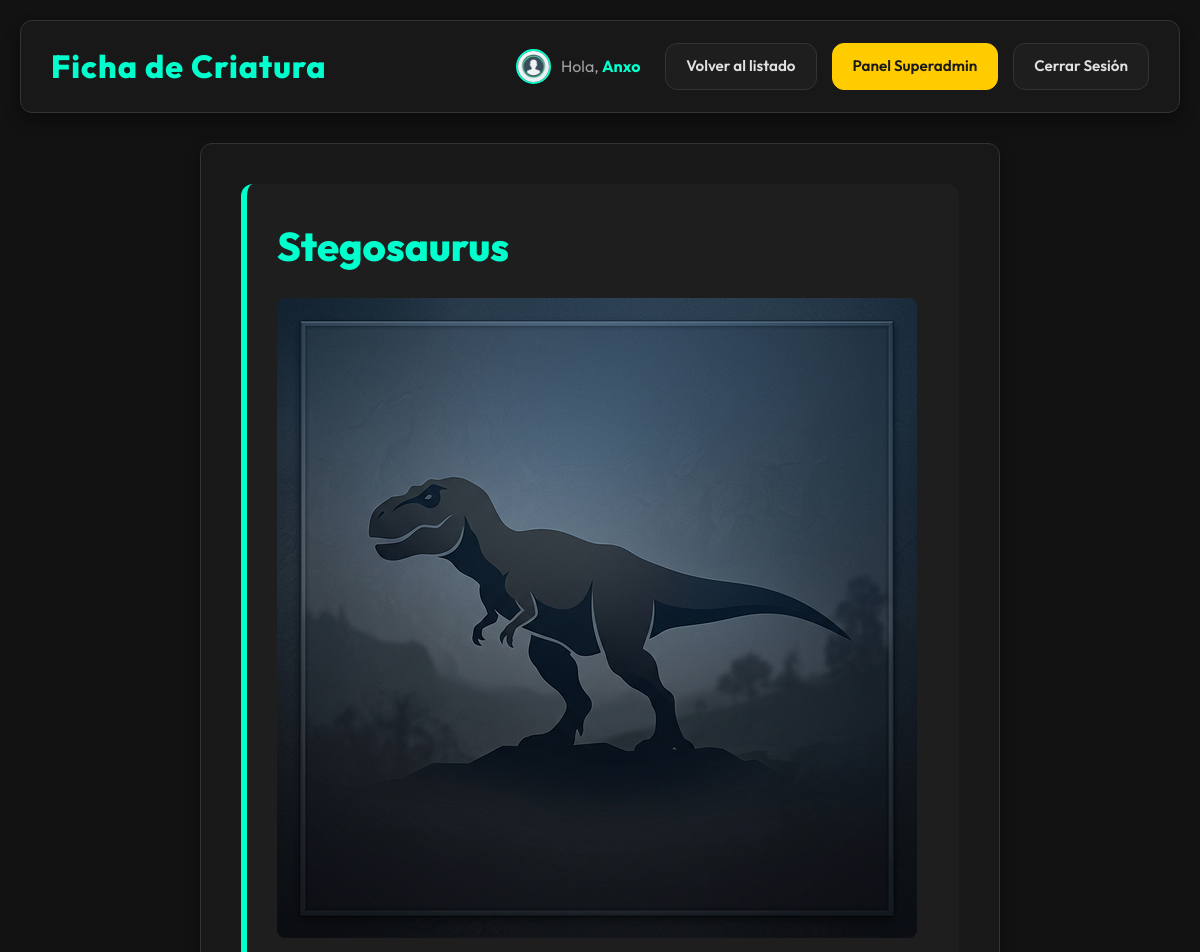
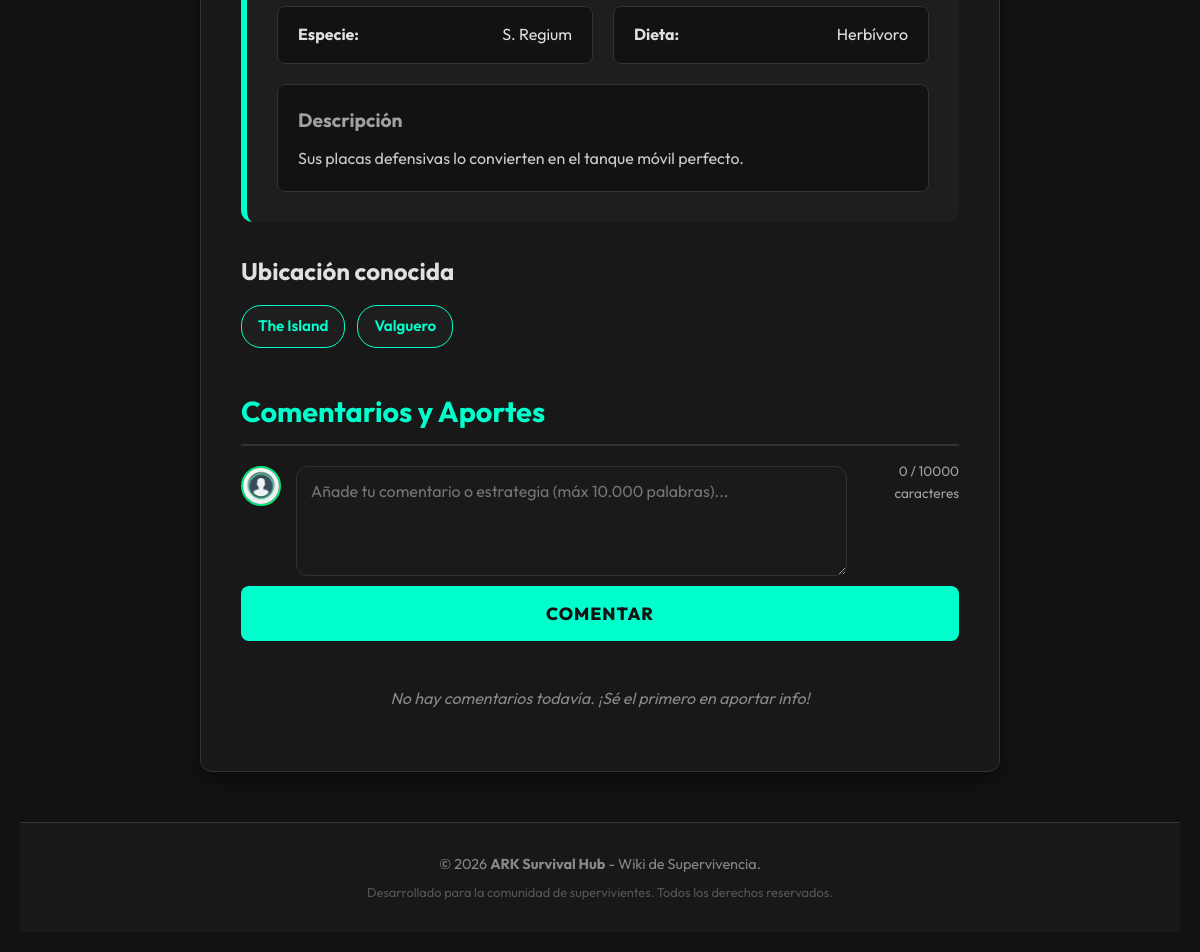
Screenshot of /detalle.php?id=3 (signed in) with the database file from the repository (2 pictures, top to bottom).
### tables this page shows
CREATE TABLE `dinosaurios` (
  `id` int(11) NOT NULL AUTO_INCREMENT,
  `nombre` varchar(100) NOT NULL,
  `especie` varchar(100) DEFAULT NULL,
  `dieta` varchar(50) DEFAULT NULL,
  `imagen` varchar(255) DEFAULT 'default_dino.jpg',
  `descripcion` text DEFAULT NULL,
  PRIMARY KEY (`id`),
  UNIQUE KEY `nombre` (`nombre`)
);

CREATE TABLE `mapas` (
  `id` int(11) NOT NULL AUTO_INCREMENT,
  `nombre_mapa` varchar(100) NOT NULL,
  `descripcion` text DEFAULT NULL,
  PRIMARY KEY (`id`)
);

### detalle.php (the view, shortened to what this page needs)
<?php
include 'config/db.php';
$id = isset($_GET['id']) ? $_GET['id'] : 1;
$sql_dino = "SELECT * FROM dinosaurios WHERE id = :id";
$stmt = $conexion->prepare($sql_dino);
$stmt->bindParam(':id', $id);
$stmt->execute();
$dino = $stmt->fetch(PDO::FETCH_ASSOC);
$sql_mapas = "SELECT m.nombre_mapa
              FROM mapas m
              INNER JOIN dino_mapas dm ON m.id = dm.mapa_id
              WHERE dm.dino_id = :id";
$stmt_mapas = $conexion->prepare($sql_mapas);
$stmt_mapas->bindParam(':id', $id);
$stmt_mapas->execute();
$mapas = $stmt_mapas->fetchAll(PDO::FETCH_ASSOC);
$comentarios_por_pagina = 10;
$pagina_actual = isset($_GET['p']) && is_numeric($_GET['p']) ? (int)$_GET['p'] : 1;
$offset = ($pagina_actual - 1) * $comentarios_por_pagina;
$sql_count = "SELECT COUNT(*) FROM comentarios WHERE dino_id = :id AND respuesta_a IS NULL";
$stmt_count = $conexion->prepare($sql_count);
$stmt_count->bindParam(':id', $id);
$stmt_count->execute();
$total_comentarios = $stmt_count->fetchColumn();
$total_paginas = ceil($total_comentarios / $comentarios_por_pagina);
$sql_comments = "SELECT c.*, u.nick, u.rol, u.foto_perfil
                 FROM comentarios c
                 JOIN usuarios u ON c.usuario_id = u.id
                 WHERE c.dino_id = :id AND c.respuesta_a IS NULL
                 ORDER BY c.id DESC
                 LIMIT :limit OFFSET :offset";
$stmt_comments = $conexion->prepare($sql_comments);
$stmt_comments->bindParam(':id', $id, PDO::PARAM_INT);
$stmt_comments->bindParam(':limit', $comentarios_por_pagina, PDO::PARAM_INT);
$stmt_comments->bindParam(':offset', $offset, PDO::PARAM_INT);
$stmt_comments->execute();
$comentarios = $stmt_comments->fetchAll(PDO::FETCH_ASSOC);
$respuestas = [];
?>
<!DOCTYPE html>
<html lang="es">
<head>
    <link rel="stylesheet" href="assets/css/estilos.css?v=1.3">
</head>
<body>
    <?php
    include 'includes/header.php';
    ?>
    <main class="contenedor-detalle">
        <section class="ficha-principal">
            <h2 class="nombre-dino"><?php echo htmlspecialchars($dino['nombre']); ?></h2>
            <?php if(!empty($dino['imagen'])): ?>
                <div class="dino-img-detalle" style="text-align: center; margin-bottom: 20px;">
                    <?php
                    $src_dino_d = (strpos($dino['imagen'], 'http') === 0) ? $dino['imagen'] : "assets/img/dinos/" . $dino['imagen'];
                    ?>
                    <img src="<?php echo htmlspecialchars($src_dino_d); ?>" alt="<?php echo htmlspecialchars($dino['nombre']); ?>" style="max-width: 100%; border-radius: 8px;" onerror="this.src='assets/img/dinos/default_dino.jpg'">
                </div>
            <?php endif; ?>
            <div class="info-grid">
                <div class="dato">
                    <strong>Especie:</strong>
                    <span><?php echo htmlspecialchars($dino['especie']); ?></span>
                </div>
                <div class="dato">
                    <strong>Dieta:</strong>
                    <span><?php echo htmlspecialchars($dino['dieta']); ?></span>
                </div>
            </div>
            <?php if(!empty($dino['descripcion'])): ?>
                <div class="dino-descripcion" style="margin-top: 20px;">
                    <h3>Descripción</h3>
                    <p style="white-space: pre-wrap; color: #ccc;"><?php echo htmlspecialchars($dino['descripcion']); ?></p>
                </div>
            <?php endif; ?>
        </section>
        <section class="seccion-mapas">
            <h3>Ubicación conocida</h3>
            <div class="lista-mapas">
                <?php if (count($mapas) > 0): ?>
                    <?php foreach ($mapas as $mapa): ?>
                        <span class="tag-mapa"><?php echo htmlspecialchars($mapa['nombre_mapa']); ?></span>
                    <?php
    endforeach; ?>
                <?php
else: ?>
                    <p class="sin-datos">No se han registrado avistamientos en los mapas actuales.</p>
                <?php
endif; ?>
            </div>
        </section>
        <section id="comentarios" class="seccion-comentarios" style="margin-top: 40px;">
            <h3>Comentarios y Aportes</h3>
            <?php if (isset($_SESSION['usuario_id'])): ?>
                <form action="actions/procesar_comentario.php" method="POST" class="form-ark" style="margin-bottom: 25px;" id="form-comentario">
                    <div style="display: flex; gap: 15px; margin-bottom: 10px;">
                        <?php
                        $foto_mismo = $_SESSION['foto_perfil'] ?? 'default.png';
                        $src_mismo = (strpos($foto_mismo, 'http') === 0) ? $foto_mismo : "assets/img/perfil/" . $foto_mismo;
                        ?>
                        <img src="<?php echo htmlspecialchars($src_mismo); ?>"
                             alt="Mi Perfil"
                             class="avatar-comentario"
                             style="width: 40px; height: 40px; border-radius: 50%; object-fit: cover; border: 2px solid var(--success-color); flex-shrink: 0;"
                             onerror="this.src='assets/img/perfil/default.png'">
                        <textarea name="texto" required placeholder="Añade tu comentario o estrategia (máx 10.000 palabras)..." rows="4" style="width: 100%; border-radius: var(--radius);"></textarea>
                    </div>
                    <button type="submit" class="boton-insertar">Comentar</button>
                </form>
            <?php else: ?>
                <p style="background-color: #333; padding: 10px; border-radius: 5px; text-align: center;">Debes <a href="login.php" style="color: #4CAF50;">iniciar sesión</a> para dejar un comentario.</p>
            <?php endif; ?>
            <div class="comentarios-lista">
                <?php if (count($comentarios) > 0): ?>
                    <?php foreach ($comentarios as $c): ?>
                        <div class="comentario <?php echo ($c['rol'] === 'admin' || $c['rol'] === 'superadmin') ? 'comentario-admin' : ''; ?>">
                            <div class="comentario-header">
                                <div style="display: flex; align-items: center; gap: 10px;">
                                    <?php
                                    $foto_c = $c['foto_perfil'] ?? 'default.png';
                                    $src_c = (strpos($foto_c, 'http') === 0) ? $foto_c : "assets/img/perfil/" . $foto_c;
                                    $can_moderate = isset($_SESSION['p_moderar']) && $_SESSION['p_moderar'] == 1 && $_SESSION['usuario_id'] != $c['usuario_id'] && $c['rol'] !== 'superadmin';
                                    ?>
                                    <?php if ($can_moderate): ?>
                                        <a href="admin/moderar_usuario.php?id=<?php echo $c['usuario_id']; ?>" title="Moderar a <?php echo htmlspecialchars($c['nick']); ?>" style="display: flex; align-items: center; gap: 10px; text-decoration: none; color: inherit;">
                                    <?php endif; ?>
                                    <img src="<?php echo htmlspecialchars($src_c); ?>"
                                         alt="Avatar"
                                         class="avatar-comentario"
                                         onerror="this.src='assets/img/perfil/default.png'">
                                    <strong class="comentario-nick <?php echo ($c['rol'] === 'admin' || $c['rol'] === 'superadmin') ? 'nick-admin' : ''; ?>">
                                        <?php echo htmlspecialchars($c['nick']); ?> <?php echo ($c['rol'] === 'admin' || $c['rol'] === 'superadmin') ? '🛡️' : ''; ?>
                                    </strong>
                                    <?php if ($can_moderate): ?>
                                        </a>
                                    <?php endif; ?>
                                </div>
                                <div class="d-flex align-center gap-10">
                                    <?php if (isset($_SESSION['is_admin']) && $_SESSION['is_admin'] === true): ?>
                                        <button type="button" class="btn-nav f-08" style="padding: 4px 10px; border-color: var(--accent); color: var(--accent);" onclick="prepararRespuesta(<?php echo $c['id']; ?>, '<?php echo addslashes($c['nick']); ?>')">Contestar</button>
                                    <?php endif; ?>
                                    <?php if(isset($_SESSION['usuario_id']) && (($_SESSION['is_admin'] ?? false) === true || $_SESSION['usuario_id'] == $c['usuario_id'])): ?>
                                        <form action="actions/borrar_comentario.php" method="POST" style="display: inline;">
                                            <input type="hidden" name="csrf_token" value="<?php echo $_SESSION['csrf_token']; ?>">
                                            <input type="hidden" name="comentario_id" value="<?php echo $c['id']; ?>">
                                            <input type="hidden" name="dino_id" value="<?php echo $dino['id']; ?>">
                                            <button type="submit" onclick="return confirm('¿Borrar este comentario?');" class="btn-borrar-comentario">Eliminar</button>
                                        </form>
                                    <?php endif; ?>
                                </div>
                            </div>
                            <p class="comentario-texto"><?php echo nl2br(htmlspecialchars($c['texto'])); ?></p>
                        </div>
                        <?php if (isset($respuestas[$c['id']])): ?>
                            <?php foreach ($respuestas[$c['id']] as $r): ?>
                                <div class="comentario comentario-admin comentario-respuesta">
                                    <div class="comentario-header">
                                        <div style="display: flex; align-items: center; gap: 10px;">
                                            <?php
                                            $foto_r = $r['foto_perfil'] ?? 'default.png';
                                            $src_r = (strpos($foto_r, 'http') === 0) ? $foto_r : "assets/img/perfil/" . $foto_r;
                                            ?>
                                            <img src="<?php echo htmlspecialchars($src_r); ?>" alt="Avatar" class="avatar-comentario" onerror="this.src='assets/img/perfil/default.png'">
                                            <strong class="comentario-nick nick-admin">
                                                <?php echo htmlspecialchars($r['nick']); ?> 🛡️
                                            </strong>
                                            <span class="f-08 text-muted">ha respondido</span>
                                        </div>
                                        <?php if(isset($_SESSION['usuario_id']) && (($_SESSION['is_admin'] ?? false) === true || $_SESSION['usuario_id'] == $r['usuario_id'])): ?>
                                            <form action="actions/borrar_comentario.php" method="POST" style="display: inline;">
                                                <input type="hidden" name="csrf_token" value="<?php echo $_SESSION['csrf_token']; ?>">
                                                <input type="hidden" name="comentario_id" value="<?php echo $r['id']; ?>">
                                                <input type="hidden" name="dino_id" value="<?php echo $dino['id']; ?>">
                                                <button type="submit" onclick="return confirm('¿Borrar esta respuesta?');" class="btn-borrar-comentario">Eliminar</button>
                                            </form>
                                        <?php endif; ?>
                                    </div>
                                    <p class="comentario-texto"><?php echo nl2br(htmlspecialchars($r['texto'])); ?></p>
                                </div>
                            <?php endforeach; ?>
                        <?php endif; ?>
                    <?php endforeach; ?>
                    <?php if ($total_paginas > 1): ?>
                        <div class="paginacion-comentarios" style="display: flex; justify-content: center; gap: 10px; margin-top: 20px;">
                            <?php if ($pagina_actual > 1): ?>
                                <a href="detalle.php?id=<?php echo $id; ?>&p=<?php echo $pagina_actual - 1; ?>" class="btn-pag">« Anterior</a>
                            <?php endif; ?>
                            <?php for ($i = 1; $i <= $total_paginas; $i++): ?>
                                <a href="detalle.php?id=<?php echo $id; ?>&p=<?php echo $i; ?>" class="btn-pag <?php echo ($i === $pagina_actual) ? 'active' : ''; ?>">
                                    <?php echo $i; ?>
                                </a>
                            <?php endfor; ?>
                            <?php if ($pagina_actual < $total_paginas): ?>
                                <a href="detalle.php?id=<?php echo $id; ?>&p=<?php echo $pagina_actual + 1; ?>" class="btn-pag">Siguiente »</a>
                            <?php endif; ?>
                        </div>
                    <?php endif; ?>
                <?php else: ?>
                    <p class="sin-datos" style="text-align: center; color: #888;">No hay comentarios todavía. ¡Sé el primero en aportar info!</p>
                <?php endif; ?>
            </div>
        </section>
    <?php include 'includes/footer.php'; ?>

### rows the page displays
dinosaurios: nombre "Stegosaurus", imagen (placeholder picture), especie "S. Regium", dieta "Herbívoro", descripcion "Sus placas defensivas lo convierten en el tanque móvil perfecto."
mapas: nombre_mapa "The Island"
mapas: nombre_mapa "Valguero"

### other values shown
$header_titulo "Ficha de Criatura"
$_SESSION['nick'] "Anxo"
$header_volver_texto "Volver al listado"
